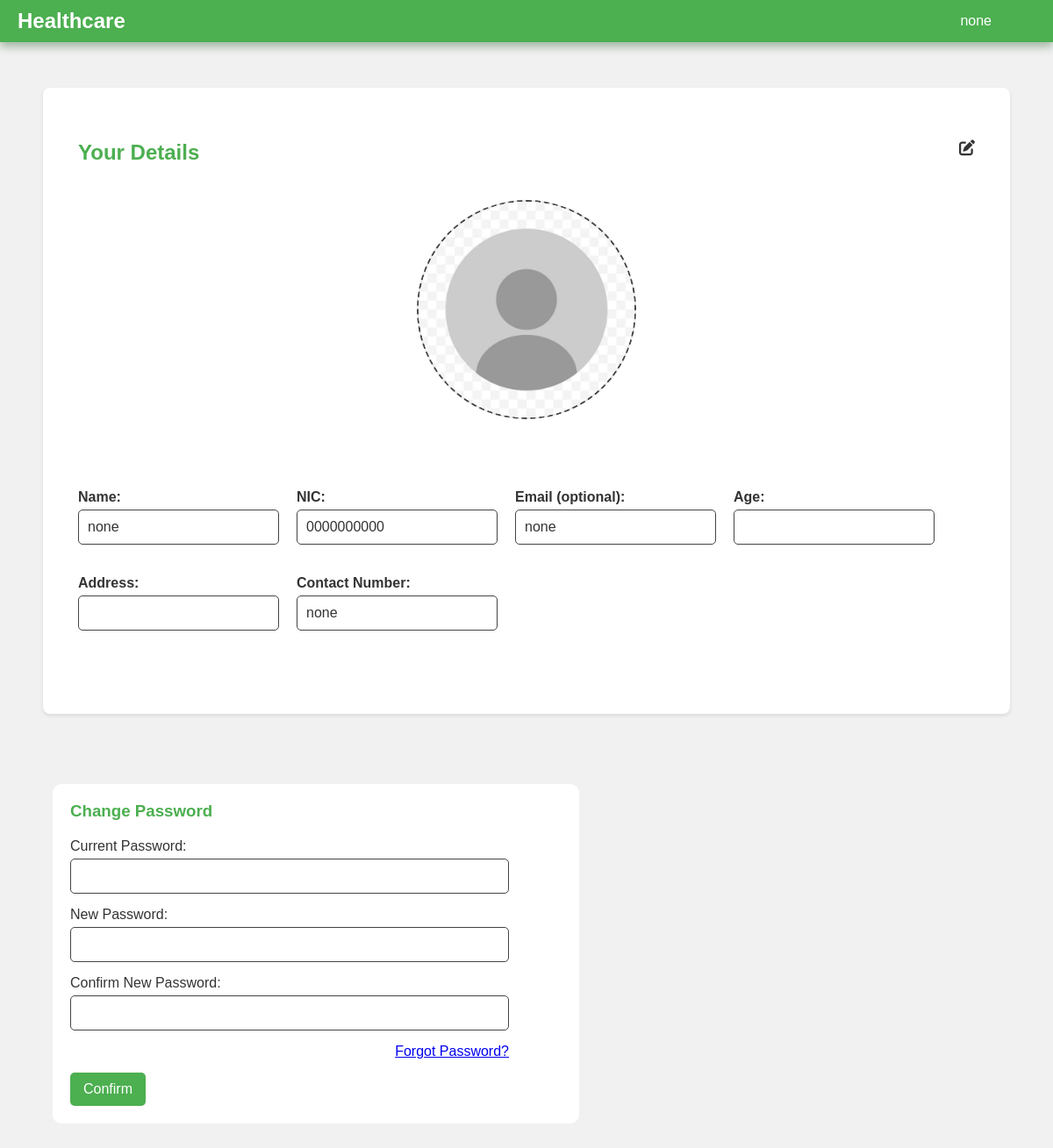
The page /employee-profile.php?name=registered_doctor (signed in) on the database its author committed.
### tables this page shows
CREATE TABLE IF NOT EXISTS `registered_doctor` (
  `id_num` varchar(50) NOT NULL,
  `name` varchar(50) DEFAULT NULL,
  `email` varchar(50) DEFAULT NULL,
  `mobile` varchar(50) DEFAULT NULL,
  `password` varchar(200) DEFAULT NULL,
  `verification_code` varchar(50) DEFAULT NULL,
  `register_date` datetime DEFAULT NULL,
  `status` int DEFAULT '1',
  `age` int DEFAULT NULL,
  `address` text,
  `image` varchar(100) DEFAULT NULL,
  PRIMARY KEY (`id_num`) USING BTREE,
  KEY `FK_registered_doctor_ststus_type` (`status`),
  CONSTRAINT `FK_registered_doctor_ststus_type` FOREIGN KEY (`status`) REFERENCES `status_type` (`id`)
);

### connection.php (called while the page is built, shortened)
<?php
class Database
{
    public static $connection;
    public static function SetUpConnection()
    {
        if (!isset(Database::$connection)) {
            Database::$connection = new mysqli(DB_HOST, DB_USER, DB_PASS, DB_NAME, DB_PORT);
        }
    }
    public static function search($q)
    {
        return Database::$connection->query($q);
    }
}

### employee-profile.php (the view, shortened to what this page needs)
<?php
require_once "connection.php";
$Tname = $_GET["name"];
$resultSet  = Database::search("SELECT * FROM  $Tname  WHERE `id_num` = '" . $_SESSION["idnum"] . "' AND `email` = '" . $_SESSION["email"] . "'");
$numRow = $resultSet->num_rows;
if ($numRow > 0) {
    $userData = $resultSet->fetch_assoc();
?>
    <!DOCTYPE html>
    <html lang="en">
    <head>
        <link rel="stylesheet" href="assets/css/common.css">
        <link rel="stylesheet" href="assets/css/header.css">
        <link rel="stylesheet" href="assets/css/employee-profile.css">
        <link rel="stylesheet" href="https://cdnjs.cloudflare.com/ajax/libs/font-awesome/6.5.2/css/all.min.css" />
    </head>
    <body>
        <header class="header">
            <div class="logo">Healthcare</div>
            <div class="header-username"><?php if (isset($_SESSION["name"])) {
                                                echo $_SESSION["name"];
                                            }
                                            ?></div>
        </header>
        <div class="container">
            <div class="profile-details">
                <div class="detail-heading">
                    <h2>Your Details</h2>
                    <i class="fa-solid fa-pen-to-square"></i>
                </div>
                <div class="image-upload-container">
                    <div class="image-preview" id="imagePreview">
                        <?php
                        if (isset($_SESSION["name"])) {
                            if (isset($userData["image"])) {
                        ?>
                            <img id="imageDisplay" src="assets/images/Employe_profile/<?php echo $userData["image"] ?>" alt="Employee Image">
                        <?php
                            }else{
                                ?>
                                <img id="imageDisplay" src="assets/images/Employe_profile/emptyprofile.jpg" alt="Employee Image">
                            <?php
                            }
                        } else {
                        ?>
                            <img id="imageDisplay" src="" alt="Employee Image" style="display: none;">
                            <span id="imagePlaceholder">No image selected</span>
                        <?php
                        }
                        ?>
                    </div>
                </div>
                <div class="form-row">
                    <div class="form-group">
                        <label>Name:</label>
                        <input class="profile-inputs" type="text" id="name" name="name" value="<?php echo $userData["name"] ?>" disabled required>
                    </div>
                    <div class="form-group">
                        <label>NIC:</label>
                        <input class="profile-inputs" type="text" id="nic" name="nic" value="<?php echo $userData["id_num"] ?>" disabled required>
                    </div>
                    <div class="form-group">
                        <label>Email (optional):</label>
                        <input class="profile-inputs" type="email" id="email" name="email" value="<?php echo $userData["email"] ?>" disabled>
                    </div>
                    <div class="form-group">
                        <label>Age:</label>
                        <input class="profile-inputs" type="number" id="age" name="age" value="<?php echo $userData["age"] ?>" disabled required>
                    </div>
                    <div class="form-group">
                        <label>Address:</label>
                        <input class="profile-inputs" type="text" id="address" name="address" value="<?php echo $userData["address"] ?>" disabled required>
                    </div>
                    <div class="form-group">
                        <label>Contact Number:</label>
                        <input class="profile-inputs" type="text" id="contact" name="contact" value="<?php echo $userData["mobile"] ?>" disabled required>
                    </div>
                </div>
            </div>
        </div>
        <div class="change-password-container">
            <h3>Change Password</h3>
            <div id="changePasswordForm">
                <div class="form-group">
                    <label for="currentPassword">Current Password:</label>
                    <input type="password" id="currentPassword" name="currentPassword" required>
                </div>
                <div class="form-group">
                    <label for="newPassword">New Password:</label>
                    <input type="password" id="newPassword" name="newPassword" required>
                </div>
                <div class="form-group">
                    <label for="confirmnewPassword">Confirm New Password:</label>
                    <input type="password" id="confirmnewPassword" name="confirmnewPassword" required>
                </div>
                <div class="form-group">
                    <div style="width: 100%;max-width: 500px;text-align: end;" class="">
                        <a href="#">Forgot Password?</a>
                    </div>
                </div>
                <button onclick="changePassword('<?php echo $Tname ?>')" type="submit">Confirm</button>
            </div>
        </div>
    </body>
    </html>
<?php
} else {
    header('Location: index.php');
}
?>

### assets/css/common.css (style rules this page uses)
:root { --base-color: #4CAF50; --second-base-color: #388E3C; --dark-gray: #333333; --medium-gray: #444444; --error-color: #FF4136; }
* { margin: 0%; padding: 0%; box-sizing: border-box; font-family: Arial, sans-serif; }

### assets/css/header.css (style rules this page uses)
header { display: flex; justify-content: space-between; align-items: center; z-index: 1000; background-color: var(--base-color); padding: 10px 20px; color: white; position: fixed; left: 0%; top: 0%; width: 100%; box-shadow: 0px 5px 10px rgba(4, 65, 0, 0.349); }
header .logo { font-size: 1.5em; font-weight: bold; cursor: pointer; }
.header-username { margin-right: 50px; }

### assets/css/employee-profile.css (style rules this page uses)
body { font-family: Arial, sans-serif; background-color: #f1f1f1; margin: 0; padding: 20px; padding-bottom: 100px; }
.container { max-width: 95%; margin: 80px auto; background-color: #fff; padding: 20px; border-radius: 8px; box-shadow: 0 2px 4px rgba(0, 0, 0, 0.1); }
.profile-details { margin-top: 20px; padding: 20px; display: flex; flex-direction: column; border-radius: 10px; align-items: center; }
.detail-heading { width: 100%; display: flex; justify-content: space-between; }
.profile-details h2 { color: var(--base-color); margin-bottom: 20px; width: 100%; }
.fa-pen-to-square { font-size: 18px; color: var(--dark-gray); cursor: pointer; }
.profile-details .form-row { display: flex; flex-wrap: wrap; gap: 20px; margin-bottom: 40px; }
.profile-details .form-group { flex: 1; min-width: 200px; max-width: max-content; }
.profile-details label { display: block; margin-bottom: 5px; color: var(--dark-gray); font-weight: bold; }
.profile-inputs { max-width: 400px; display: block; padding: 10px; font-size: 1em; border: 1px solid var(--medium-gray); border-radius: 5px; background-color: #f9f9f9; }
.image-upload-container { display: flex; flex-direction: column; align-items: center; gap: 10px; padding: 0px; border: 2px dashed var(--medium-gray); border-radius: 50%; width: 250px; aspect-ratio: 1/1; margin: 20px auto; margin-bottom: 80px; background-color: #e7e7e7; position: relative; align-self: flex-start; }
.image-preview { display: flex; flex-direction: column; align-items: center; gap: 10px; width: 100%; height: 100%; border-radius: 50%; text-align: center; background-color: white; }
.image-preview img { width: 100%; height: 100%; object-fit: cover; border-radius: 50%; }
.change-password-container { max-width: 600px; margin-left: 40px; padding: 20px; border-radius: 10px; background-color: #fff; }
.change-password-container h3 { color: var(--base-color); margin-bottom: 20px; }
.form-group { margin-bottom: 15px; }
.form-group label { display: block; margin-bottom: 5px; color: var(--dark-gray); }
.form-group input { width: 100%; max-width: 500px; padding: 10px; border: 1px solid var(--medium-gray); border-radius: 5px; font-size: 1em; color: var(--dark-gray); background-color: #FFFFFF; transition: border-color 0.3s; }
button[type="submit"] { padding: 10px 15px; background-color: var(--base-color); border: none; border-radius: 5px; color: #FFFFFF; font-size: 1em; cursor: pointer; transition: background-color 0.3s; }

### rows shown on the page
registered_doctor: name "none", nic "0000000000", email "none", contact "none"

### other values the page prints
$_SESSION["name"] "none"
